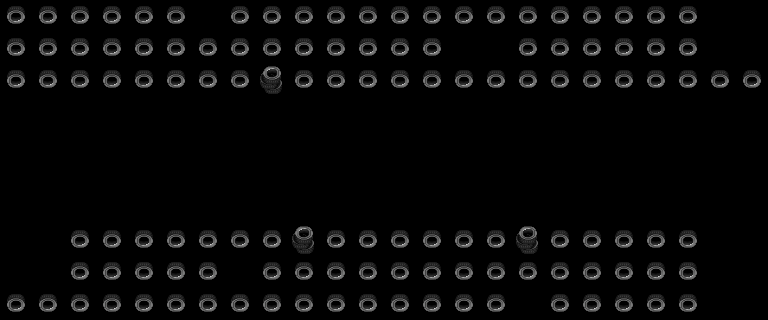

This is a level from a 2D game, rendered from its Tiled map with the project's own tilesets. A one-line summary and the complete map file follow:
An orthogonal 24x10 tile map with 32x32 px tiles, 1 tile layer (camada4areajogavel).

<map version="1.5" tiledversion="1.7.2" orientation="orthogonal" renderorder="right-down" width="24" height="10" tilewidth="32" tileheight="32" infinite="0" nextlayerid="7" nextobjectid="1">
 <tileset firstgid="1" source="tile.tsx" />
 <layer id="6" name="camada4areajogavel" width="24" height="10">
  <data encoding="csv">
360,360,360,360,360,360,0,360,360,360,360,360,360,360,360,360,360,360,360,360,360,360,0,0,
360,360,360,360,360,360,360,360,360,360,360,360,360,360,0,0,360,360,360,360,360,360,0,0,
360,360,360,360,360,360,360,360,344,360,360,360,360,360,360,360,360,360,360,360,360,360,360,360,
0,0,0,0,0,0,0,0,0,0,0,0,0,0,0,0,0,0,0,0,0,0,0,0,
0,0,0,0,0,0,0,0,0,0,0,0,0,0,0,0,0,0,0,0,0,0,0,0,
0,0,0,0,0,0,0,0,0,0,0,0,0,0,0,0,0,0,0,0,0,0,0,0,
0,0,0,0,0,0,0,0,0,0,0,0,0,0,0,0,0,0,0,0,0,0,0,0,
0,0,360,360,360,360,360,360,360,344,360,360,360,360,360,360,344,360,360,360,360,360,0,0,
0,0,360,360,360,360,360,0,360,360,360,360,360,360,360,360,360,360,360,360,360,360,0,0,
360,360,360,360,360,360,360,360,360,360,360,360,360,360,360,360,0,360,360,360,360,360,0,0
</data>
 </layer>
</map>